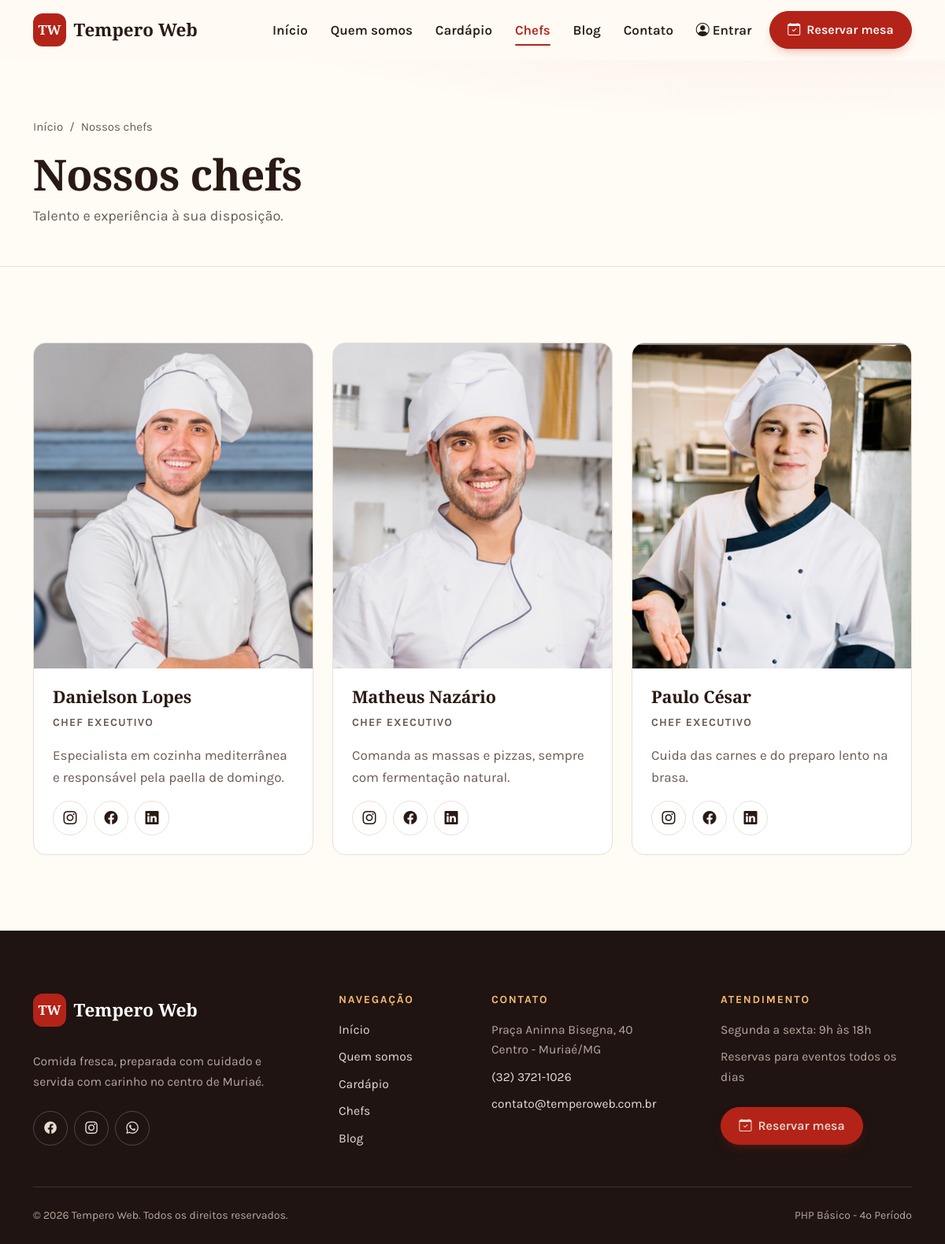
The page /Home/chef on the database its author committed.
### tables this page shows
CREATE TABLE chef (
    id              INT          NOT NULL AUTO_INCREMENT,
    nome            VARCHAR(100) NOT NULL,
    cargo           VARCHAR(60)  NOT NULL,
    bio             VARCHAR(255) NOT NULL,
    imagem          VARCHAR(100) NULL COMMENT 'arquivo em assets/img/chef/',
    statusRegistro  TINYINT      NOT NULL DEFAULT 1 COMMENT '1=Ativo; 2=Inativo',
    PRIMARY KEY (id)
);

### app/controller/BaseController.php (called while the page is built, shortened)
<?php
abstract class BaseController
{
    protected Request $request;
    public function __construct()
    {
        $this->request = new Request();
    }
    protected function view(string $view, array $data = [])
    {
        $data['action'] = $this->request->getAction();
        extract($this->escapa($data));
        require_once 'app/view/' . $view . '.php';
    }
    private function escapa(array $dados): array
    {
        foreach ($dados as $chave => $valor) {
            if (is_array($valor)) {
                $dados[$chave] = $this->escapa($valor);
            } elseif (is_string($valor)) {
                $dados[$chave] = htmlspecialchars($valor, ENT_QUOTES, 'UTF-8');
            }
        }
        return $dados;
    }
}

### app/controller/Home.php (called while the page is built, shortened)
<?php
class Home extends BaseController
{
    public function chef()
    {
        return $this->view("chef", [
            "aChef" => $this->model("Chef")->listaAtivos()
        ]);
    }
}

### index.php (called while the page is built, shortened)
<?php
require_once 'app/controller/BaseController.php';
$caminho        = parse_url($_SERVER['REQUEST_URI'], PHP_URL_PATH);
$uri            = explode("/", $caminho);
$method         = (isset($uri[2]) && $uri[2] != "" ? $uri[2] : 'index');
$controller = new $controllerName();
$controller->$method();

### app/library/Database.php (called while the page is built, shortened)
<?php
class Database
{
    private static $dbConfigaraConexao;
    private static ?PDO $conexao = null;
    public function __construct($dbConfigaraConexao = DB_CONF_CONEXAO)
    {
        self::$dbConfigaraConexao = $dbConfigaraConexao;
    }
    public function conecta(): PDO
    {
        $dsn = self::$dbConfigaraConexao['DB_DRIVE'] .
                ":host=" . self::$dbConfigaraConexao['DB_HOST'] .
                ";port=" . self::$dbConfigaraConexao['DB_PORT'] .
                ";dbname=" . self::$dbConfigaraConexao['DB_BASEDADOS'] .
                ";charset=utf8mb4";
        try {
            self::$conexao = new PDO(
                $dsn,
                self::$dbConfigaraConexao['DB_USER'],
                self::$dbConfigaraConexao['DB_PASSWORD']
            );
            self::$conexao->setAttribute(PDO::ATTR_ERRMODE, PDO::ERRMODE_EXCEPTION);
            self::$conexao->setAttribute(PDO::ATTR_DEFAULT_FETCH_MODE, PDO::FETCH_ASSOC);
        } catch (PDOException $ex) {
            http_response_code(500);
            exit("Não foi possível conectar ao banco de dados: " . $ex->getMessage());
        }
        return self::$conexao;
    }
    public function select(
        string $comando_sql,
        array $dados = [],
        string $tipoRetorno = 'all'
    ) {
        $data = $this->conecta()->prepare($comando_sql);
        $data->execute($dados);
        if ($tipoRetorno == 'all') {
            return $data->fetchAll();
        }
        return $data->fetch();
    }
}

### app/model/BaseModel.php (called while the page is built, shortened)
<?php
require_once "app/library/Database.php";
abstract class BaseModel
{
    protected Database $db;
    protected string $table = "";
    protected string $orderBy = "descricao";
    public function __construct()
    {
        $this->db = new Database();
    }
    public function listaAtivos(): array
    {
        return $this->db->select(
            "SELECT * FROM {$this->table} WHERE statusRegistro = 1 ORDER BY {$this->orderBy}"
        );
    }
}

### app/view/chef.php (the view)
<?php require_once "app/view/comuns/cabecalho.php"; ?>
<?= tituloPagina("Nossos chefs", "Talento e experiência à sua disposição.") ?>
<section class="section">
    <div class="container">
        <div class="row g-4">
            <?php foreach ($aChef as $chef): ?>
                <div class="col-md-6 col-lg-4 reveal">
                    <article class="tw-card chef-card">
                        <div class="tw-card-media">
                            <img src="<?= imagemUrl($chef['imagem'], 'chef') ?>" width="360" height="420"
                                alt="Foto de <?= $chef['nome'] ?>" loading="lazy">
                        </div>
                        <div class="tw-card-body">
                            <h3><?= $chef['nome'] ?></h3>
                            <p class="chef-role"><?= $chef['cargo'] ?></p>
                            <p><?= $chef['bio'] ?></p>
                            <ul class="social-links">
                                <li><a href="#" aria-label="Instagram de <?= $chef['nome'] ?>"><i class="bi bi-instagram" aria-hidden="true"></i></a></li>
                                <li><a href="#" aria-label="Facebook de <?= $chef['nome'] ?>"><i class="bi bi-facebook" aria-hidden="true"></i></a></li>
                                <li><a href="#" aria-label="LinkedIn de <?= $chef['nome'] ?>"><i class="bi bi-linkedin" aria-hidden="true"></i></a></li>
                            </ul>
                        </div>
                    </article>
                </div>
            <?php endforeach; ?>
        </div>
    </div>
</section>
<?php require_once "app/view/comuns/rodape.php"; ?>

### app/view/comuns/cabecalho.php (shortened to what this page needs)
<?php
    $aMenu = [
        'Home'             => 'Início',
        'Home/quemSomos'   => 'Quem somos',
        'Home/menu'        => 'Cardápio',
        'Home/chef'        => 'Chefs',
        'Home/blog'        => 'Blog',
        'Home/faleConosco' => 'Contato',
    ];
?>
<!DOCTYPE html>
<html lang="pt-br">
    <head>
        <link href="https://cdn.jsdelivr.net/npm/bootstrap@5.3.8/dist/css/bootstrap.min.css" rel="stylesheet">
        <link href="https://cdn.jsdelivr.net/npm/bootstrap-icons@1.13.1/font/bootstrap-icons.min.css" rel="stylesheet">
        <link href="<?= baseUrl() ?>assets/css/stilo.css" rel="stylesheet">
    </head>
    <body>
        <header class="site-header sticky-top">
            <nav class="navbar navbar-expand-lg" aria-label="Navegação principal">
                <div class="container">
                    <a class="navbar-brand brand" href="<?= baseUrl() ?>Home" aria-label="Tempero Web - página inicial">
                        <span class="brand-mark" aria-hidden="true">TW</span>
                        <span class="brand-name">Tempero Web</span>
                    </a>
                    <div class="collapse navbar-collapse" id="menuPrincipal">
                        <ul class="navbar-nav ms-auto align-items-lg-center">
                            <?php foreach ($aMenu as $rota => $rotulo): ?>
                                <?php $ativo = menuAtivo($rota); ?>
                                <li class="nav-item">
                                    <a class="nav-link <?= $ativo ?>" href="<?= baseUrl() . $rota ?>" <?= ($ativo ? 'aria-current="page"' : '') ?>><?= $rotulo ?></a>
                                </li>
                            <?php endforeach; ?>
                            <?php $usuario = usuarioLogado(); ?>
                            <?php if ($usuario === null): ?>
                                <li class="nav-item">
                                    <a class="nav-link <?= menuAtivo('Login') ?>" href="<?= baseUrl() ?>Login">
                                        <i class="bi bi-person-circle me-1" aria-hidden="true"></i>Entrar
                                    </a>
                                </li>
                            <?php endif; ?>
                            <li class="nav-item ms-lg-2">
                                <a class="btn btn-primary nav-cta" href="<?= baseUrl() ?>Home/reserva" <?= (menuAtivo('Home/reserva') ? 'aria-current="page"' : '') ?>>
                                    <i class="bi bi-calendar-check" aria-hidden="true"></i>Reservar mesa
                                </a>
                            </li>
                        </ul>
                    </div>
                </div>
            </nav>
        </header>
        <main id="conteudo" tabindex="-1">

### app/helper/Utilits.php (shortened to what this page needs)
<?php
function baseUrl(): string
{
    return BASEURL;
}
function menuAtivo(string $rota): string
{
    $caminho = trim(parse_url($_SERVER['REQUEST_URI'], PHP_URL_PATH), "/");
    return (strcasecmp($caminho, $rota) == 0 ? "active" : "");
}
function tituloPagina(string $titulo, string $subtitulo = ""): string
{
    $titulo = htmlspecialchars($titulo, ENT_QUOTES, 'UTF-8');
    $retHTML = '<section class="page-hero">
                    <div class="container">
                        <nav aria-label="Você está em">
                            <ol class="breadcrumb">
                                <li class="breadcrumb-item"><a href="' . baseUrl() . 'Home">Início</a></li>
                                <li class="breadcrumb-item active" aria-current="page">' . $titulo . '</li>
                            </ol>
                        </nav>
                        <h1>' . $titulo . '</h1>';
    if (!empty($subtitulo)) {
        $retHTML .= '<p class="section-lead mb-0">' . htmlspecialchars($subtitulo, ENT_QUOTES, 'UTF-8') . '</p>';
    }
    $retHTML .= '   </div>
                </section>';
    return $retHTML;
}
function imagemUrl(?string $imagem, string $pasta): string
{
    return baseUrl() . "assets/img/" . $pasta . "/" . $imagem;
}
function usuarioLogado(): ?array
{
    return $_SESSION['usuario'] ?? null;
}

### app/view/comuns/rodape.php (shortened to what this page needs)
        </main>
        <footer class="site-footer">
            <div class="container">
                <div class="row g-5">
                    <div class="col-lg-4">
                        <a class="brand mb-3" href="<?= baseUrl() ?>Home" aria-label="Tempero Web - página inicial">
                            <span class="brand-mark" aria-hidden="true">TW</span>
                            <span class="brand-name">Tempero Web</span>
                        </a>
                        <p class="mt-3 mb-4">Comida fresca, preparada com cuidado e servida com carinho no centro de Muriaé.</p>
                        <ul class="social-links">
                            <li><a href="#" aria-label="Facebook"><i class="bi bi-facebook" aria-hidden="true"></i></a></li>
                            <li><a href="#" aria-label="Instagram"><i class="bi bi-instagram" aria-hidden="true"></i></a></li>
                            <li><a href="#" aria-label="WhatsApp"><i class="bi bi-whatsapp" aria-hidden="true"></i></a></li>
                        </ul>
                    </div>
                    <div class="col-6 col-lg-2">
                        <h2>Navegação</h2>
                        <ul>
                            <li><a href="<?= baseUrl() ?>Home">Início</a></li>
                            <li><a href="<?= baseUrl() ?>Home/quemSomos">Quem somos</a></li>
                            <li><a href="<?= baseUrl() ?>Home/menu">Cardápio</a></li>
                            <li><a href="<?= baseUrl() ?>Home/chef">Chefs</a></li>
                            <li><a href="<?= baseUrl() ?>Home/blog">Blog</a></li>
                        </ul>
                    </div>
                    <div class="col-6 col-lg-3">
                        <h2>Contato</h2>
                        <ul>
                            <li>Praça Aninna Bisegna, 40<br>Centro - Muriaé/MG</li>
                            <li><a href="tel:553237211026">(32) 3721-1026</a></li>
                            <li><a href="mailto:contato@temperoweb.com.br">contato@temperoweb.com.br</a></li>
                        </ul>
                    </div>
                    <div class="col-lg-3">
                        <h2>Atendimento</h2>
                        <ul>
                            <li>Segunda a sexta: 9h às 18h</li>
                            <li>Reservas para eventos todos os dias</li>
                        </ul>
                        <a class="btn btn-primary mt-4" href="<?= baseUrl() ?>Home/reserva">
                            <i class="bi bi-calendar-check" aria-hidden="true"></i>Reservar mesa
                        </a>
                    </div>
                </div>
                <div class="footer-bottom d-flex flex-column flex-md-row justify-content-between gap-2">
                    <span>&copy; <?= date('Y') ?> Tempero Web. Todos os direitos reservados.</span>
                    <span>PHP Básico - 4º Período</span>
                </div>
            </div>
        </footer>
    </body>
</html>

### rows shown on the page
chef: imagem (picture), nome "Danielson Lopes", cargo "CHEF EXECUTIVO", bio "Especialista em cozinha mediterrânea e responsável pela paella de domingo."
chef: imagem (picture), nome "Matheus Nazário", cargo "CHEF EXECUTIVO", bio "Comanda as massas e pizzas, sempre com fermentação natural."
chef: imagem (picture), nome "Paulo César", cargo "CHEF EXECUTIVO", bio "Cuida das carnes e do preparo lento na brasa."

### other values the page prints
$rotulo "Início"
$rotulo "Quem somos"
$rotulo "Cardápio"
$rotulo "Chefs"
$rotulo "Blog"
$rotulo "Contato"
$titulo "Nossos chefs"
$subtitulo "Talento e experiência à sua disposição."
